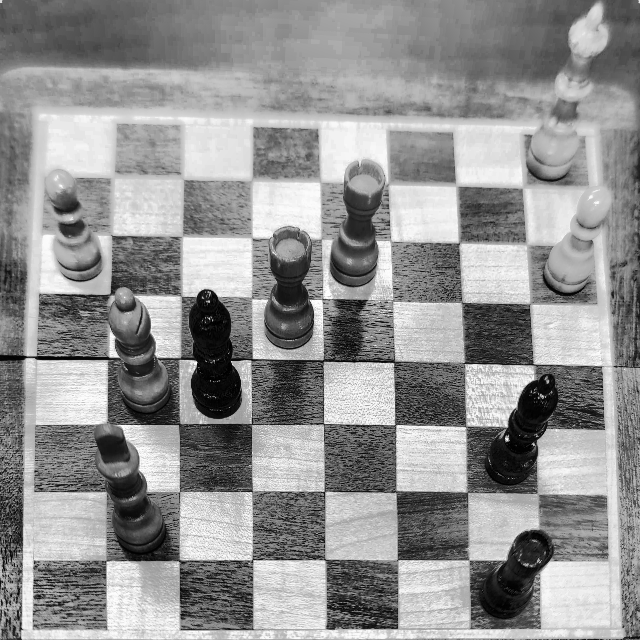
#> input picture backend/py/img_0.png, 640 x 640 px
$ python test.py
#> lines starting #> are read from the running program, lines starting #| are printed output that depends on the picture; after the words box and inside, x2 and y2 are one past the last pixel; in counts of white or black regions, pixels touching at a corner belong together
### backend/py/gridMath.py
import numpy as np
import math
import cv2 as cv

# tlp -> top left corner; trp -> top right corner
# blp -> bottom left corner; brp -> bottom right corner
# np -> numpy library; cv -> OpenCV library
# The plus/minus 5 are to exclude the direct borders
# image = cv.imread("IMG_4990.JPG")


def test():
    print("testing")

def calcGridDimensions(filename):
    # image = cv.imread("img_0.png")
#> called with filename = 'img_0.png'
    image = cv.imread(filename)
#> image is the input picture: shape (640, 640, 3); min 0, max 254, mean 146.6

    HEIGHT = image.shape[0]
#> HEIGHT = 640
    WIDTH = image.shape[1]
#> WIDTH = 640

    img_gray = cv.cvtColor(image, cv.COLOR_RGB2GRAY)
    ret, thresh = cv.threshold(img_gray, 200, 255, 0)
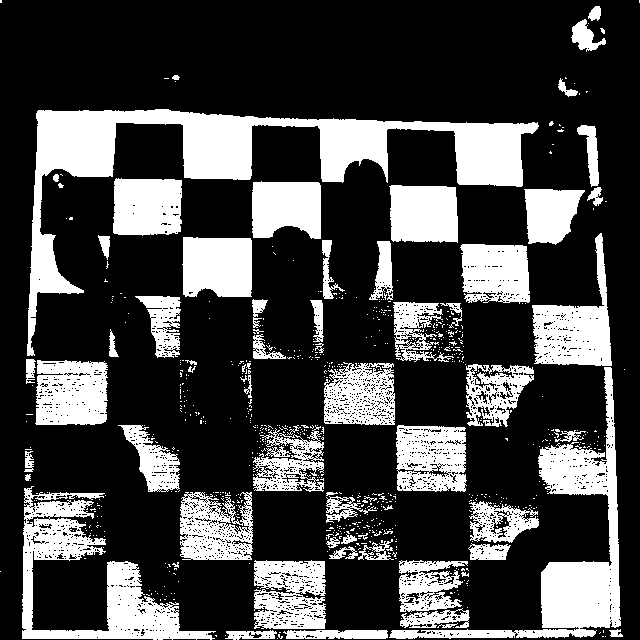
#> thresh: shape (640, 640); 26.9% white; 723 white regions (656 under 20 px)
    contours, hierarchy = cv.findContours(thresh, cv.RETR_LIST, cv.CHAIN_APPROX_SIMPLE)
#> contours = 3583 contours, 3454 with area under 20; largest, box (x1, y1, x2, y2) and area: (27, 109, 539, 356) 20838, (389, 367, 621, 639) 10607, (22, 486, 216, 640) 9098, (532, 233, 612, 366) 4726, (396, 425, 467, 492) 4263

    horz_lines = []
    vert_lines = []

    edges = cv.Canny(img_gray, 160, 400)
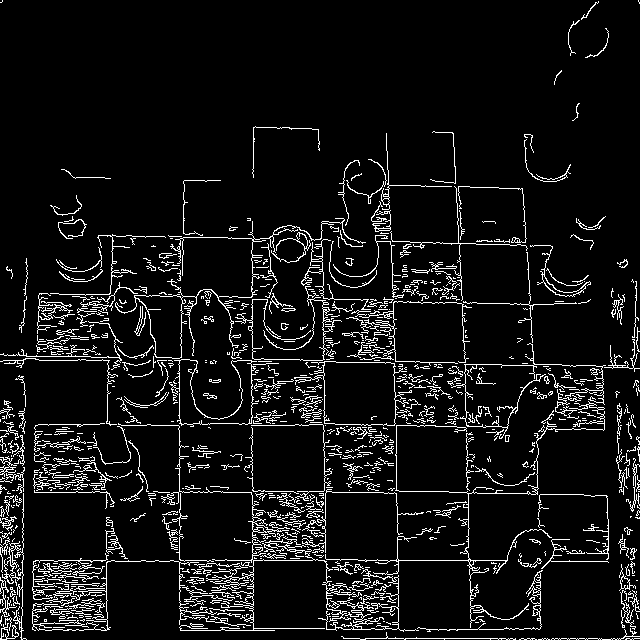
#> edges: shape (640, 640); 7.7% white in thin lines or dots
    lines = cv.HoughLinesP(edges, 1, np.pi/180, 150, minLineLength=100, maxLineGap=90)
#> lines = 21 rows, first 6: [2, 560, 569, 560], [343, 638, 639, 638], [252, 630, 252, 169], [26, 356, 633, 367], [0, 492, 634, 492], [179, 627, 179, 236]
    for line in lines:
        x1, y1, x2, y2 = line[0]
        cv.line(image, (x1, y1), (x2, y2), (255, 0, 0), 3)

        slope = (line[0][3] - line[0][1])/(line[0][2]-line[0][0])


        if (slope < 2 and slope > -2):
            horz_lines.append(line[0])
        elif (math.isinf(slope)):
            vert_lines.append(line[0])
#> this loop made 21 passes
#> (x1, y1, x2, y2, slope) on passes 1 to 12: (2, 560, 569, 560, 0), (343, 638, 639, 638, 0), (252, 630, 252, 169, -inf), (26, 356, 633, 367, 0.0181), (0, 492, 634, 492, 0), (179, 627, 179, 236, -inf), (0, 354, 633, 365, 0.0174), (453, 133, 479, 629, 19.08), (391, 185, 399, 629, 55.5), (19, 425, 634, 425, 0), (1, 629, 634, 629, 0), (10, 424, 633, 424, 0)
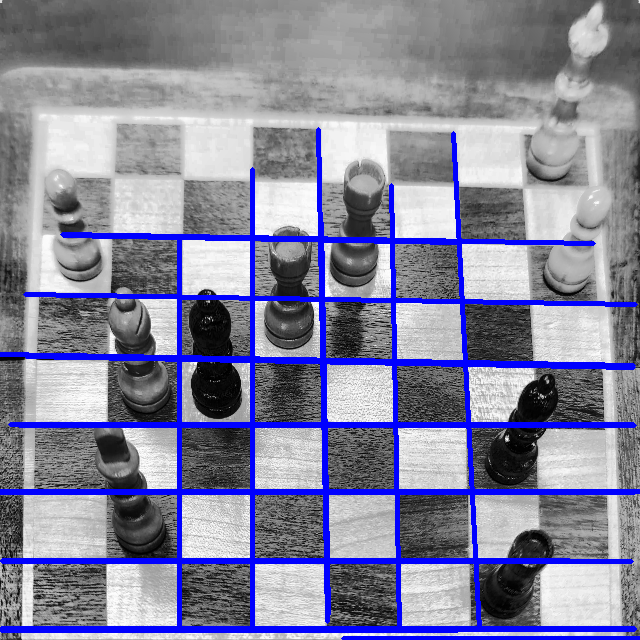
#> image: shape (640, 640, 3); 9.31% of pixels changed, all inside (x1, y1, x2, y2) = (0, 127, 640, 640)
#> after the loop, horz_lines = 15 items, first 6: [2, 560, 569, 560], [343, 638, 639, 638], [26, 356, 633, 367], [0, 492, 634, 492], [0, 354, 633, 365], [19, 425, 634, 425]; vert_lines = [[252, 630, 252, 169], [179, 627, 179, 236]]

    # sort lines
    horz_lines = sorted(horz_lines, key = lambda x: x[1])
#> horz_lines = 15 items, first 6: [62, 234, 593, 243], [63, 235, 458, 242], [25, 294, 635, 304], [0, 354, 633, 365], [26, 356, 633, 367], [10, 424, 633, 424]

    # remove duplicates
    ptr = 0
    while ptr < len(horz_lines) - 1:
        if (abs(horz_lines[ptr][1] - horz_lines[ptr+1][1])) < 30:
            horz_lines.pop(ptr+1)
        else:
            ptr+=1
#> this loop made 14 passes
#> after the loop, horz_lines = [[62, 234, 593, 243], [25, 294, 635, 304], [0, 354, 633, 365], [10, 424, 633, 424], [0, 491, 639, 491], [2, 560, 569, 560], [1, 628, 634, 628]]; ptr = 6


    # draw lines
    for line in horz_lines:
        x1, y1, x2, y2 = line
        cv.line(image, (x1, y1), (x2, y2), (0, 0, 255), 3)
#> this loop made 7 passes
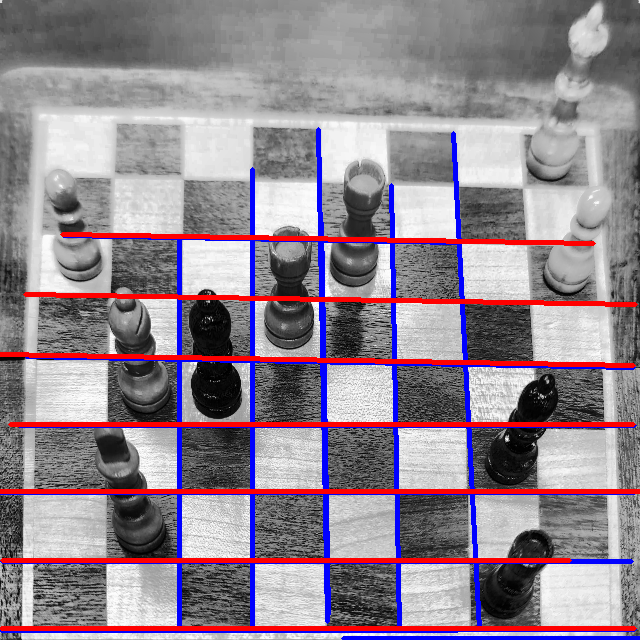
#> image: shape (640, 640, 3); 5.19% of pixels changed, all inside (x1, y1, x2, y2) = (0, 232, 640, 631)

    # calc average gap
    ptr = sum_gap = 0
    while ptr < len(horz_lines) - 1:
        sum_gap += horz_lines[ptr+1][1] - horz_lines[ptr][1]
        ptr+=1
#> this loop made 6 passes
#> sum_gap on passes 1 to 6: 60, 120, 190, 257, 326, 394
#> after the loop, ptr = 6; sum_gap = 394
    avg_horz_gap = int(sum_gap / (len(horz_lines) - 1))
#> avg_horz_gap = 65

    # interpolate missing lines
    ptr = len(horz_lines)-1
    while len(horz_lines) < 9:
        # start from bottom
        if HEIGHT - horz_lines[-1][1] > int(avg_horz_gap * 1.4):
            horz_lines.append([horz_lines[ptr][0], horz_lines[ptr][1] - avg_horz_gap, horz_lines[ptr][2], horz_lines[ptr][3] - avg_horz_gap])
            horz_lines = sorted(horz_lines, key = lambda x: x[1])
            ptr = len(horz_lines) - 1

        # if 2 * avg_gap, then missing one, so add next missing and sort list
        if (horz_lines[ptr][1] - horz_lines[ptr-1][1]) >= (1.8 * avg_horz_gap):
            horz_lines.append([horz_lines[ptr][0], horz_lines[ptr][1] - avg_horz_gap, horz_lines[ptr][2], horz_lines[ptr][3] - avg_horz_gap])
            horz_lines = sorted(horz_lines, key = lambda x: x[1])
            continue
        else:
            ptr -= 1


        if ptr == 0:
            # missing top ones
            ptr = len(horz_lines)-1
            horz_lines.append([horz_lines[0][0], horz_lines[0][1] - avg_horz_gap, horz_lines[0][2], horz_lines[0][3] - avg_horz_gap])
            horz_lines = sorted(horz_lines, key = lambda x: x[1])
#> this loop made 12 passes
#> after the loop, ptr = 7


    # left lines
    # sort lines
    vert_lines = sorted(vert_lines, key = lambda x: x[0])
#> vert_lines = [[179, 627, 179, 236], [252, 630, 252, 169]]

    # remove duplicates
    ptr = 0
    while ptr < len(vert_lines) - 1:
        if (abs(vert_lines[ptr][0] - vert_lines[ptr+1][0])) < 30:
            vert_lines.pop(ptr+1)
        else:
            ptr+=1
#> this loop made 1 pass
#> after the loop, ptr = 1

    # # calc average gap
    ptr = sum_gap = 0
    while ptr < len(vert_lines) - 1:
        sum_gap += (vert_lines[ptr+1][0]) - (vert_lines[ptr][0])
        ptr+=1
#> this loop made 1 pass
#> (sum_gap, ptr) on pass 1: (73, 1)
#> after the loop, ptr = 1; sum_gap = 73
    avg_vert_gap = int(sum_gap / ((len(vert_lines)) - 1))
#> avg_vert_gap = 73

    # # interpolate missing lines
    added = 0
    while True:

        # start at leftmost line
        if vert_lines[0][0] > int(avg_vert_gap * 1.2):
            added += 1
            vert_lines.append([vert_lines[0][0] - avg_vert_gap , vert_lines[0][1], vert_lines[0][2] - avg_vert_gap , vert_lines[0][3]])
            vert_lines = sorted(vert_lines, key=lambda x: x[0])
        else:
            break
#> after the loop, added = 2


    top_line = (horz_lines[0][1] + horz_lines[0][3])/2
#> top_line = 108.5
    left_line = (vert_lines[0][0] + vert_lines[0][2])/2
#> left_line = 33

    print("top line", top_line)
#| top line 108.5
    print("left line", left_line)
#| left line 33.0

    return top_line, left_line, avg_horz_gap, avg_vert_gap


def calcPiecePosition(prediction, top_line, left_line, avg_horz_gap, avg_vert_gap):
    # x, y, width, height, confidence, piece_type = prediction

    x = prediction["x"]
    y = prediction["y"]
    height = prediction["height"]
    width = prediction["width"]
    piece_type = prediction["class"]

    print(x, y, width, height, piece_type)

    x_center = x + (width / 2)
    y_center = y + (height / 4)*3


    print("\ny center", y_center,"\ntop line", top_line)
    print(y_center - top_line)

    # y_center = y + (height / 3 * 1)
    row = round((((y_center - top_line) / avg_horz_gap ) * 2) / 2)
    col = round((((x_center - left_line) / avg_vert_gap) * 2) / 2)

    return row, col

### backend/py/test.py
import gridMath

gridMath.test()


top_line, left_line, avg_horz_gap, avg_vert_gap = gridMath.calcGridDimensions("img_0.png")
#> top_line = 108.5; left_line = 33; avg_horz_gap = 65; avg_vert_gap = 73
#
# print(top_line,left_line,avg_horz_gap,avg_vert_gap)


pred = {
     "x": 436.5,
      "y": 370.5,
      "width": 39,
      "height": 73,
      "confidence": 0.601,
      "class": "black-knight"
    }

row, col = gridMath.calcPiecePosition(pred, top_line, left_line, avg_horz_gap, avg_vert_gap)
#| y center 425.25
#| top line 108.5
#| 316.75
#> in calcPiecePosition, `row = round((((y_center - top_line) / avg_horz_gap ) * 2) / 2)`: row = 5
#> in calcPiecePosition, `col = round((((x_center - left_line) / avg_vert_gap) * 2) / 2)`: col = 6
#> row = 5; col = 6

print(row, col)
#| 5 6

$ run again, with backend/py/img_5.png copied over backend/py/img_0.png
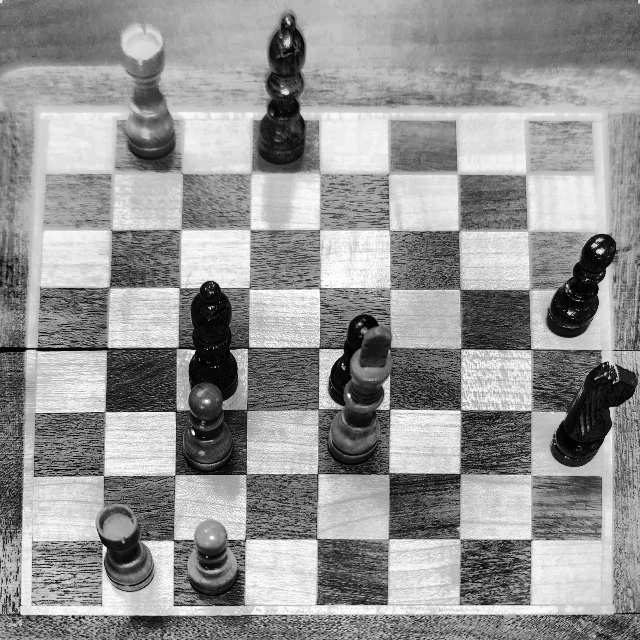
#> input picture backend/py/img_5.png, 640 x 640 px
#> in calcGridDimensions, image is the input picture: shape (640, 640, 3); min 0, max 255, mean 147.8
#> in calcGridDimensions, `ret, thresh = cv.threshold(img_gray, 200, 255, 0)`:
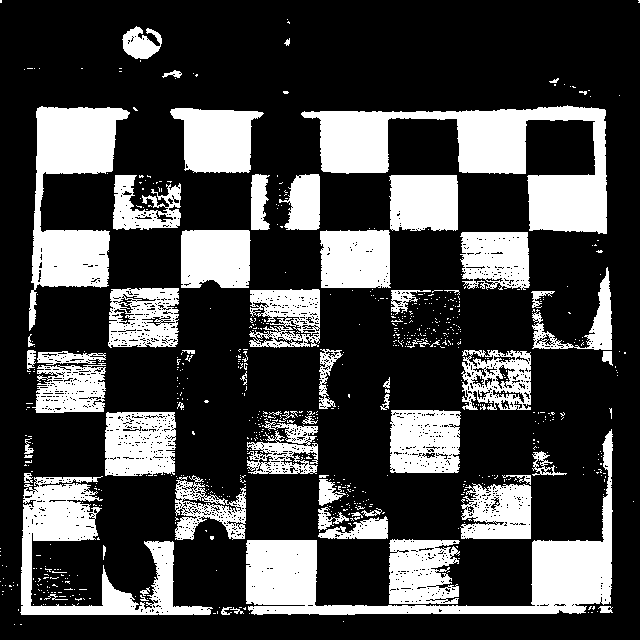
#> thresh: shape (640, 640); 26.8% white; 737 white regions (670 under 20 px)
#> contours = 2890 contours, 2756 with area under 20; largest, box (x1, y1, x2, y2) and area: (301, 105, 607, 234) 14538, (246, 429, 613, 615) 12598, (29, 106, 130, 331) 9764, (20, 476, 213, 615) 7852, (170, 108, 264, 173) 4216
#> edges: shape (640, 640); 9.2% white in thin lines or dots
#> lines = 38 rows, first 6: [243, 614, 639, 614], [46, 230, 471, 230], [2, 539, 561, 539], [6, 615, 630, 615], [6, 347, 531, 347], [243, 634, 252, 125]
#> the loop in calcGridDimensions, `for line in lines:` made 38 passes
#> (x1, y1, x2, y2, slope) on passes 1 to 8: (243, 614, 639, 614, 0), (46, 230, 471, 230, 0), (2, 539, 561, 539, 0), (6, 615, 630, 615, 0), (6, 347, 531, 347, 0), (243, 634, 252, 125, -56.56), (1, 287, 638, 287, 0), (2, 605, 635, 605, 0)
#> after the loop in calcGridDimensions, `for line in lines:`: horz_lines = 29 items, first 6: [243, 614, 639, 614], [46, 230, 471, 230], [2, 539, 561, 539], [6, 615, 630, 615], [6, 347, 531, 347], [1, 287, 638, 287]; vert_lines = [[319, 635, 319, 121], [531, 628, 531, 331], [460, 637, 460, 175]]
#> in calcGridDimensions, `horz_lines = sorted(horz_lines, key = lambda x: x[1])`: horz_lines = 29 items, first 6: [45, 174, 507, 174], [46, 230, 471, 230], [1, 287, 638, 287], [18, 289, 638, 289], [6, 347, 531, 347], [176, 349, 633, 349]
#> the loop in calcGridDimensions, `while ptr < len(horz_lines) - 1:` made 28 passes
#> after the loop in calcGridDimensions, `while ptr < len(horz_lines) - 1:`: horz_lines = [[45, 174, 507, 174], [46, 230, 471, 230], [1, 287, 638, 287], [6, 347, 531, 347], [150, 405, 636, 414], [5, 474, 630, 474], [2, 539, 561, 539], [2, 605, 635, 605], [5, 635, 635, 635]]; ptr = 8
#> the loop in calcGridDimensions, `for line in horz_lines:` made 9 passes
#> after the loop in calcGridDimensions, `for line in horz_lines:`:
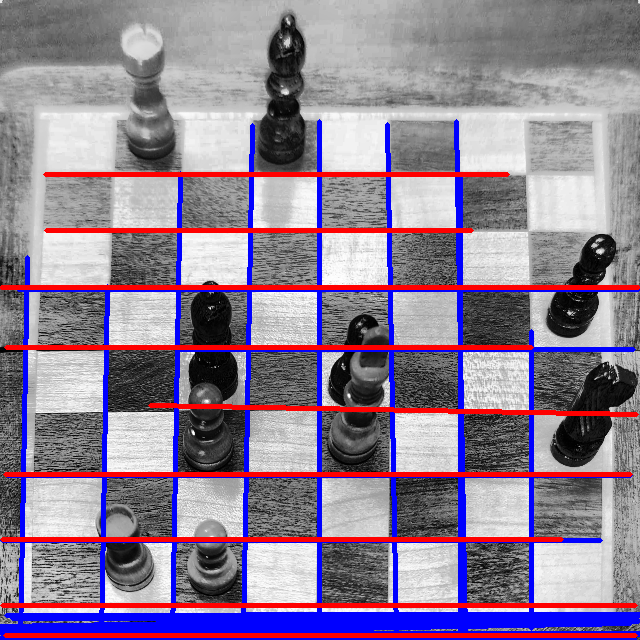
#> image: shape (640, 640, 3); mean B, G, R 148.4, 127.6, 143.2
#> the loop in calcGridDimensions, `while ptr < len(horz_lines) - 1:` made 8 passes
#> sum_gap on passes 1 to 8: 56, 113, 173, 231, 300, 365, 431, 461
#> after the loop in calcGridDimensions, `while ptr < len(horz_lines) - 1:`: sum_gap = 461
#> in calcGridDimensions, `avg_horz_gap = int(sum_gap / (len(horz_lines) - 1))`: avg_horz_gap = 57
#> after the loop in calcGridDimensions, `while len(horz_lines) < 9:`: ptr = 8
#> in calcGridDimensions, `vert_lines = sorted(vert_lines, key = lambda x: x[0])`: vert_lines = [[319, 635, 319, 121], [460, 637, 460, 175], [531, 628, 531, 331]]
#> the loop in calcGridDimensions, `while ptr < len(vert_lines) - 1:` made 2 passes
#> ptr on passes 1 to 2: 1, 2
#> after the loop in calcGridDimensions, `while ptr < len(vert_lines) - 1:`: ptr = 2
#> the loop in calcGridDimensions, `while ptr < len(vert_lines) - 1:` made 2 passes
#> (sum_gap, ptr) on passes 1 to 2: (141, 1), (212, 2)
#> after the loop in calcGridDimensions, `while ptr < len(vert_lines) - 1:`: sum_gap = 212
#> in calcGridDimensions, `avg_vert_gap = int(sum_gap / ((len(vert_lines)) - 1))`: avg_vert_gap = 106
#> after the loop in calcGridDimensions, `while True:`: added = 2
#> in calcGridDimensions, `top_line = (horz_lines[0][1] + horz_lines[0][3])/2`: top_line = 174
#> in calcGridDimensions, `left_line = (vert_lines[0][0] + vert_lines[0][2])/2`: left_line = 107
#| top line 174.0
#| left line 107.0
#> `top_line, left_line, avg_horz_gap, avg_vert_gap = gridMath.calcGridDim..`: top_line = 174; left_line = 107; avg_horz_gap = 57; avg_vert_gap = 106
#| y center 425.25
#| top line 174.0
#| 251.25
#> in calcPiecePosition, `row = round((((y_center - top_line) / avg_horz_gap ) * 2) / 2)`: row = 4
#> in calcPiecePosition, `col = round((((x_center - left_line) / avg_vert_gap) * 2) / 2)`: col = 3
#> `row, col = gridMath.calcPiecePosition(pred, top_line, left_line, avg_h..`: row = 4; col = 3
#| 4 3
